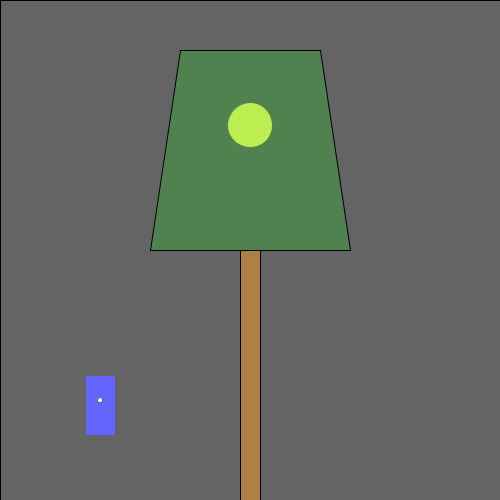
Frame 1 (no input)
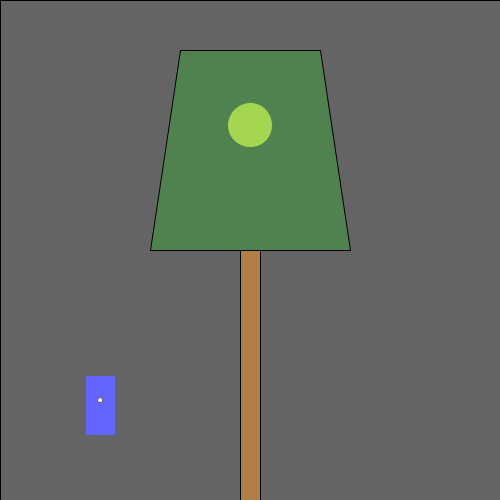
Frame 60 (the mouse pressed at the canvas centre just before this capture)
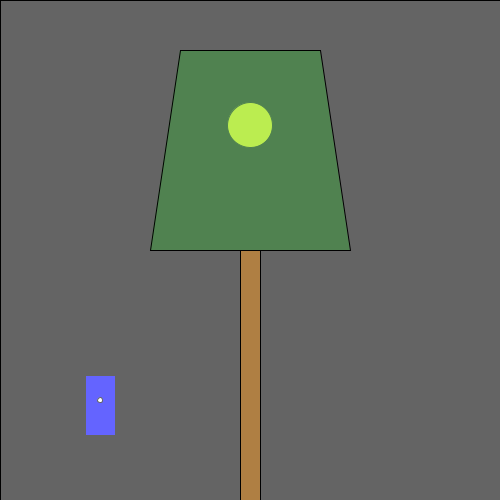
Frame 120 (the mouse held since frame 60 and released just before this capture)

The Processing sketch that drew these frames (run headless with seeded random() and noise(); from frame 60 on, the mouse is pressed at the canvas centre):

// Processing sketch: processing_108830
// ── processing_108830.pde

/*
  Norm Krumpe
  September 22, 2012
  Models a light that is triggered by motion (in this case, motion
  of the mouse).  The light also has a timer.  So, motion turns on the
  light, but a certain amount of time passing with no motion will
  cause the light to turn off again.
*/

// How close you need to get to the
// light sensor in order to turn on
// the light.  Higher values make it
// easier to trigger the light.  Distance
// is measured in pixels.
final int TRIGGER_DISTANCE = 50;

// The location of the sensor:
final int SWITCH_CENTER_X = 100;
final int SWITCH_CENTER_Y = 400;

// seconds until light shuts off automatically when there is no motion
final float SECONDS_UNTIL_AUTO_SHUTOFF = 10; 

// Light will initially be on because of this next value.
// Want the light off initially?  
// Set this to something less than SECONDS_UNTIL_AUTO_SHUTOFF
float timeOfLastTrigger = 0; 
boolean revealTriggerRegion = false;

// Just choose a window size
void setup() {
  size(500, 500);
}

// Each time the mouse moves, check to see
// if it triggered the motion sensor
void mouseMoved() {
  if (motionSensorWasTriggered()) {
    timeOfLastTrigger = millis()/1000.0;
  }
}

// When a key is pressed, toggle the "cheat" that
// reveals the motion sensor's trigger region.
void keyPressed() {
  revealTriggerRegion = !revealTriggerRegion;
}

// Draw the various parts of the scene
void draw() {
  background(0);

  drawLightSwitch();
  drawLamp();  
  drawTriggerRegion();
}

// Draws all components of the lamp
void drawLamp() {
  drawLight();
  fill(0, 255, 0, 50);
  quad(180, 50, 320, 50, 350, 250, 150, 250);
  fill(175, 127, 67);
  rect(240, 250, 20, 250);
}

// How the light gets drawn depends on whether
// the lightbulb is lit.
void drawLight() {

  if (secondsSinceLastTrigger() < SECONDS_UNTIL_AUTO_SHUTOFF) {
    // If the light is on:
    int strength = (int)random(156, 256);
    fill(strength, strength, 0);
    ellipse(250, 125, 45, 45);
    fill(255, 100);
    rect(0, 0, width, height);
  }

  else {
    // Light is off:
    fill(10, 10, 0);
    ellipse(250, 125, 45, 45);
  }
}

// Draw the light switch/sensor
void drawLightSwitch() {
  fill(0, 0, 255);
  rect(SWITCH_CENTER_X - 15, SWITCH_CENTER_Y - 25, 30, 60);
  fill(255);
  ellipse(SWITCH_CENTER_X, SWITCH_CENTER_Y, 5, 5);
}

// Return true if the mouse triggered the sensor
boolean motionSensorWasTriggered() {
  return distanceFromLightSwitch() < TRIGGER_DISTANCE;
}

// Compute the distance between the mouse and the sensor
float distanceFromLightSwitch() {  
  return dist(mouseX, mouseY, SWITCH_CENTER_X, SWITCH_CENTER_Y);
}

// Determine how long it has been since the motion sensor
// was last turned on.
float secondsSinceLastTrigger() {
  return millis()/1000.0 - timeOfLastTrigger;
}

// Show a "cheat" region so that you know where the mouse
// needs to go in order to trigger the light sensor
void drawTriggerRegion() {
  if (revealTriggerRegion) {
    fill(255, 25);
    ellipse(SWITCH_CENTER_X, SWITCH_CENTER_Y, 
    TRIGGER_DISTANCE * 2, TRIGGER_DISTANCE * 2);
  }
}
